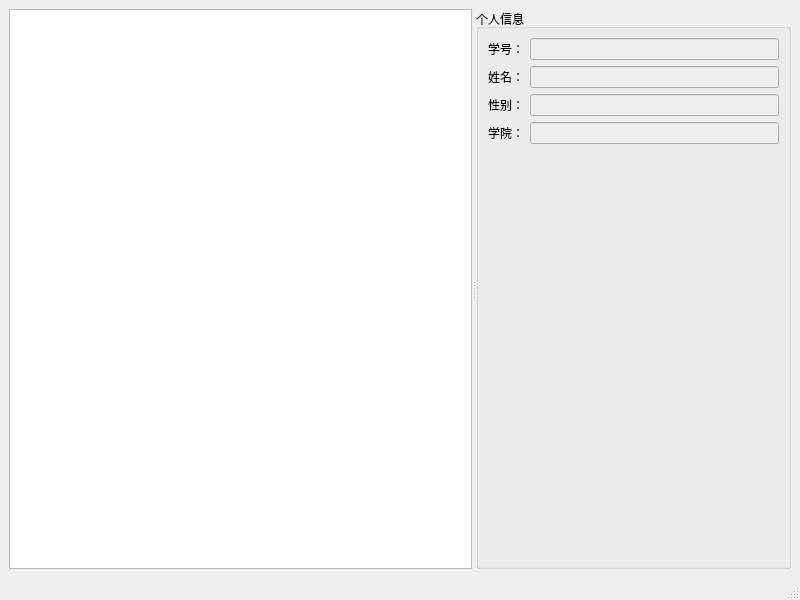
<?xml version="1.0" encoding="UTF-8"?>
<ui version="4.0">
 <class>AthWindow</class>
 <widget class="QMainWindow" name="AthWindow">
  <property name="geometry">
   <rect>
    <x>0</x>
    <y>0</y>
    <width>800</width>
    <height>600</height>
   </rect>
  </property>
  <property name="windowTitle">
   <string>运动员</string>
  </property>
  <widget class="QWidget" name="centralwidget">
   <layout class="QHBoxLayout" name="horizontalLayout">
    <item>
     <widget class="QSplitter" name="splitter">
      <property name="orientation">
       <enum>Qt::Horizontal</enum>
      </property>
      <widget class="QTableView" name="eventView"/>
      <widget class="QGroupBox" name="groupBox">
       <property name="title">
        <string>个人信息</string>
       </property>
       <layout class="QFormLayout" name="formLayout">
        <item row="1" column="1">
         <widget class="QLineEdit" name="id">
          <property name="enabled">
           <bool>false</bool>
          </property>
         </widget>
        </item>
        <item row="1" column="0">
         <widget class="QLabel" name="label">
          <property name="text">
           <string>学号：</string>
          </property>
         </widget>
        </item>
        <item row="2" column="0">
         <widget class="QLabel" name="label_2">
          <property name="text">
           <string>姓名：</string>
          </property>
         </widget>
        </item>
        <item row="2" column="1">
         <widget class="QLineEdit" name="name">
          <property name="enabled">
           <bool>false</bool>
          </property>
         </widget>
        </item>
        <item row="3" column="0">
         <widget class="QLabel" name="label_3">
          <property name="text">
           <string>性别：</string>
          </property>
         </widget>
        </item>
        <item row="3" column="1">
         <widget class="QLineEdit" name="sex">
          <property name="enabled">
           <bool>false</bool>
          </property>
         </widget>
        </item>
        <item row="4" column="0">
         <widget class="QLabel" name="label_4">
          <property name="text">
           <string>学院：</string>
          </property>
         </widget>
        </item>
        <item row="4" column="1">
         <widget class="QLineEdit" name="school">
          <property name="enabled">
           <bool>false</bool>
          </property>
         </widget>
        </item>
       </layout>
      </widget>
     </widget>
    </item>
   </layout>
  </widget>
  <widget class="QStatusBar" name="statusbar"/>
 </widget>
 <resources/>
 <connections/>
</ui>
